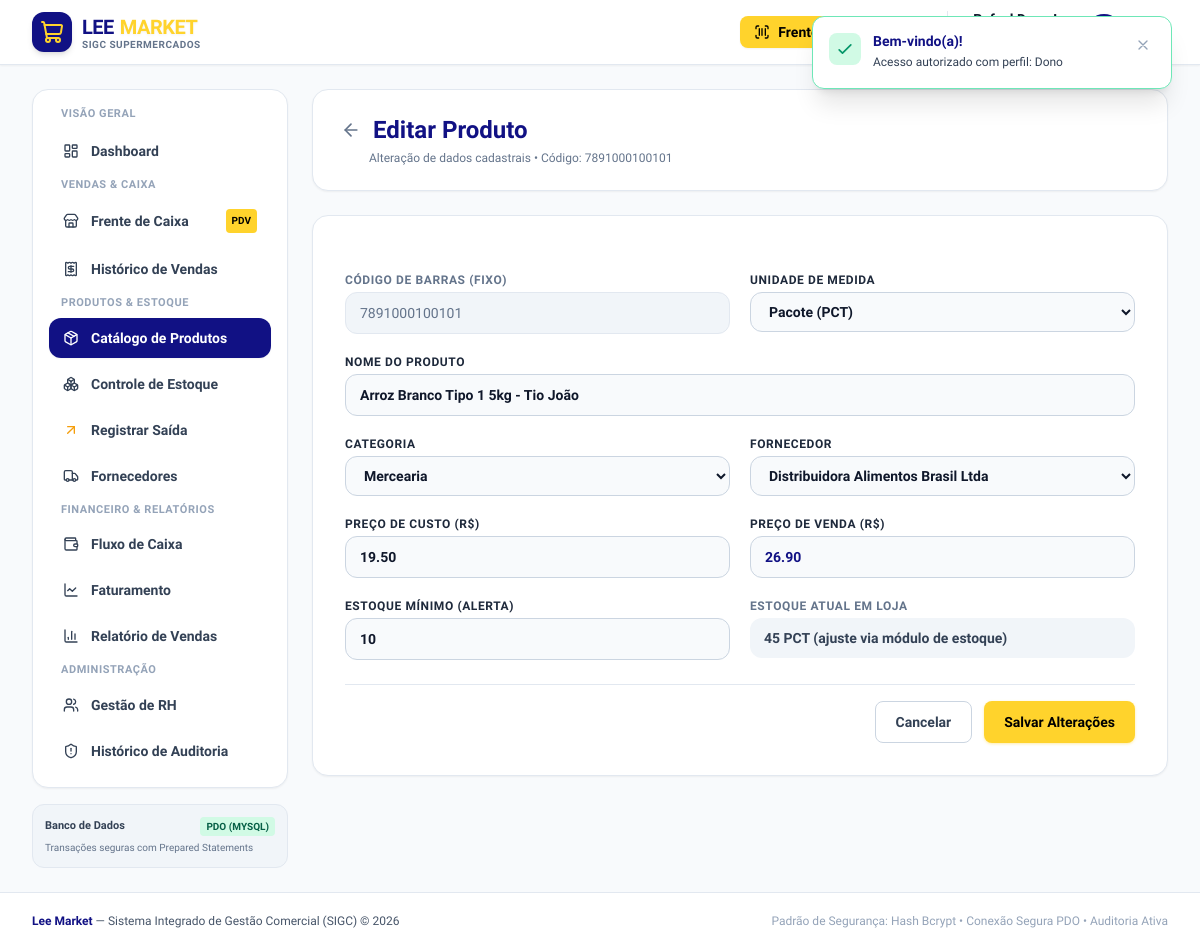
/modules/produtos/editar.php?id=1 (signed in), run on the app's committed database.
### tables this page shows
CREATE TABLE IF NOT EXISTS `produtos` (
  `id` INT AUTO_INCREMENT PRIMARY KEY,
  `codigo_barras` VARCHAR(50) NOT NULL UNIQUE,
  `nome` VARCHAR(150) NOT NULL,
  `categoria_id` INT NULL,
  `fornecedor_id` INT NULL,
  `preco_custo` DECIMAL(10,2) NOT NULL DEFAULT 0.00,
  `preco_venda` DECIMAL(10,2) NOT NULL,
  `estoque_atual` INT NOT NULL DEFAULT 0,
  `estoque_minimo` INT NOT NULL DEFAULT 5,
  `unidade_medida` VARCHAR(10) NOT NULL DEFAULT 'UN',
  `status` ENUM('ativo', 'inativo') NOT NULL DEFAULT 'ativo',
  `criado_em` DATETIME NOT NULL DEFAULT CURRENT_TIMESTAMP,
  `atualizado_em` DATETIME NOT NULL DEFAULT CURRENT_TIMESTAMP ON UPDATE CURRENT_TIMESTAMP,
  CONSTRAINT `fk_produtos_categoria` FOREIGN KEY (`categoria_id`) REFERENCES `categorias`(`id`) ON DELETE SET NULL,
  CONSTRAINT `fk_produtos_fornecedor` FOREIGN KEY (`fornecedor_id`) REFERENCES `fornecedores`(`id`) ON DELETE SET NULL
);

CREATE TABLE IF NOT EXISTS `categorias` (
  `id` INT AUTO_INCREMENT PRIMARY KEY,
  `nome` VARCHAR(100) NOT NULL,
  `descricao` TEXT NULL,
  `criado_em` DATETIME NOT NULL DEFAULT CURRENT_TIMESTAMP
);

CREATE TABLE IF NOT EXISTS `fornecedores` (
  `id` INT AUTO_INCREMENT PRIMARY KEY,
  `cnpj` VARCHAR(20) NOT NULL UNIQUE,
  `razao_social` VARCHAR(150) NOT NULL,
  `nome_fantasia` VARCHAR(150) NULL,
  `contato_nome` VARCHAR(100) NULL,
  `telefone` VARCHAR(20) NOT NULL,
  `email` VARCHAR(150) NOT NULL,
  `endereco` TEXT NULL,
  `status` ENUM('ativo', 'inativo') NOT NULL DEFAULT 'ativo',
  `criado_em` DATETIME NOT NULL DEFAULT CURRENT_TIMESTAMP
);

### includes/helpers.php (called while the page is built, shortened)
<?php
function base_url(string $path = ''): string {
    $scriptDir = str_replace('\\', '/', dirname($_SERVER['SCRIPT_NAME']));
    $subfolders = ['/modules/auth', '/modules/dashboard', '/modules/produtos', '/modules/estoque',
                   '/modules/vendas', '/modules/relatorios', '/modules/financeiro',
                   '/modules/fornecedores', '/modules/rh', '/modules/auditoria'];
    $base = $scriptDir;
    foreach ($subfolders as $sub) {
        if (str_ends_with($base, $sub)) {
            $base = substr($base, 0, -strlen($sub));
            break;
        }
    }
    $base = rtrim($base, '/');
    $cleanPath = ltrim($path, '/');
    return ($base ? $base : '') . ($cleanPath ? '/' . $cleanPath : '/');
}

### modules/produtos/editar.php (the view, shortened to what this page needs)
<?php
require_once __DIR__ . '/../../includes/helpers.php';
$pdo = getDBConnection();
$id = (int)($_GET['id'] ?? 0);
$stmt = $pdo->prepare("SELECT * FROM produtos WHERE id = ? LIMIT 1");
$stmt->execute([$id]);
$produto = $stmt->fetch();
$categorias = $pdo->query("SELECT * FROM categorias ORDER BY nome ASC")->fetchAll();
$fornecedores = $pdo->query("SELECT * FROM fornecedores WHERE status = 'ativo' ORDER BY razao_social ASC")->fetchAll();
require_once __DIR__ . '/../../includes/header.php';
require_once __DIR__ . '/../../includes/navbar.php';
?>
<div class="max-w-4xl mx-auto space-y-6">
    <div class="flex items-center justify-between bg-white p-5 sm:p-6 rounded-2xl border border-slate-200 shadow-sm">
        <div>
            <div class="flex items-center gap-2">
                <a href="<?= base_url('modules/produtos/index.php') ?>" class="p-1 rounded-lg hover:bg-slate-100 text-slate-500">
                    <i data-lucide="arrow-left" class="w-5 h-5"></i>
                </a>
                <h1 class="text-xl sm:text-2xl font-black text-[#111184]">Editar Produto</h1>
            </div>
            <p class="text-xs text-slate-500 mt-1 pl-8">Alteração de dados cadastrais &bull; Código: <?= htmlspecialchars($produto['codigo_barras']) ?></p>
        </div>
    </div>
    <form action="<?= base_url('modules/produtos/editar.php?id=' . $id) ?>" method="POST" class="bg-white p-6 sm:p-8 rounded-2xl border border-slate-200 shadow-sm space-y-6">
        <div class="grid grid-cols-1 sm:grid-cols-2 gap-5">
            <div>
                <label class="block text-xs font-bold text-slate-500 uppercase tracking-wider mb-1">Código de Barras (Fixo)</label>
                <input type="text" disabled value="<?= htmlspecialchars($produto['codigo_barras']) ?>" class="block w-full px-3.5 py-2.5 bg-slate-100 border border-slate-200 rounded-xl text-sm font-mono text-slate-500">
            </div>
            <div>
                <label for="unidade_medida" class="block text-xs font-bold text-slate-800 uppercase tracking-wider mb-1">Unidade de Medida</label>
                <select id="unidade_medida" name="unidade_medida" class="block w-full px-3.5 py-2.5 bg-slate-50 border border-slate-300 rounded-xl text-sm font-semibold">
                    <option value="PCT" <?= $produto['unidade_medida'] === 'PCT' ? 'selected' : '' ?>>Pacote (PCT)</option>
                </select>
            </div>
            <div class="sm:col-span-2">
                <label for="nome" class="block text-xs font-bold text-slate-800 uppercase tracking-wider mb-1">Nome do Produto</label>
                <input type="text" id="nome" name="nome" required value="<?= htmlspecialchars($produto['nome']) ?>" class="block w-full px-3.5 py-2.5 bg-slate-50 border border-slate-300 rounded-xl text-sm font-semibold">
            </div>
            <div>
                <label for="categoria_id" class="block text-xs font-bold text-slate-800 uppercase tracking-wider mb-1">Categoria</label>
                <select id="categoria_id" name="categoria_id" class="block w-full px-3.5 py-2.5 bg-slate-50 border border-slate-300 rounded-xl text-sm font-semibold">
                    <?php foreach ($categorias as $c): ?>
                        <option value="<?= $c['id'] ?>" <?= (int)$produto['categoria_id'] === (int)$c['id'] ? 'selected' : '' ?>>
                            <?= htmlspecialchars($c['nome']) ?>
                        </option>
                    <?php endforeach; ?>
                </select>
            </div>
            <div>
                <label for="fornecedor_id" class="block text-xs font-bold text-slate-800 uppercase tracking-wider mb-1">Fornecedor</label>
                <select id="fornecedor_id" name="fornecedor_id" class="block w-full px-3.5 py-2.5 bg-slate-50 border border-slate-300 rounded-xl text-sm font-semibold">
                    <?php foreach ($fornecedores as $f): ?>
                        <option value="<?= $f['id'] ?>" <?= (int)$produto['fornecedor_id'] === (int)$f['id'] ? 'selected' : '' ?>>
                            <?= htmlspecialchars($f['razao_social']) ?>
                        </option>
                    <?php endforeach; ?>
                </select>
            </div>
            <div>
                <label for="preco_custo" class="block text-xs font-bold text-slate-800 uppercase tracking-wider mb-1">Preço de Custo (R$)</label>
                <input type="number" step="0.01" id="preco_custo" name="preco_custo" value="<?= htmlspecialchars($produto['preco_custo']) ?>" class="block w-full px-3.5 py-2.5 bg-slate-50 border border-slate-300 rounded-xl text-sm font-semibold">
            </div>
            <div>
                <label for="preco_venda" class="block text-xs font-bold text-slate-800 uppercase tracking-wider mb-1">Preço de Venda (R$)</label>
                <input type="number" step="0.01" id="preco_venda" name="preco_venda" required value="<?= htmlspecialchars($produto['preco_venda']) ?>" class="block w-full px-3.5 py-2.5 bg-slate-50 border border-slate-300 rounded-xl text-sm font-black text-[#111184]">
            </div>
            <div>
                <label for="estoque_minimo" class="block text-xs font-bold text-slate-800 uppercase tracking-wider mb-1">Estoque Mínimo (Alerta)</label>
                <input type="number" min="1" id="estoque_minimo" name="estoque_minimo" value="<?= htmlspecialchars($produto['estoque_minimo']) ?>" class="block w-full px-3.5 py-2.5 bg-slate-50 border border-slate-300 rounded-xl text-sm font-semibold">
            </div>
            <div>
                <label class="block text-xs font-bold text-slate-500 uppercase tracking-wider mb-1">Estoque Atual em Loja</label>
                <div class="px-3.5 py-2.5 bg-slate-100 rounded-xl text-sm font-bold text-slate-700">
                    <?= $produto['estoque_atual'] ?> <?= $produto['unidade_medida'] ?> (ajuste via módulo de estoque)
                </div>
            </div>
        </div>
        <div class="pt-4 border-t border-slate-200 flex justify-end gap-3">
            <a href="<?= base_url('modules/produtos/index.php') ?>" class="px-5 py-2.5 rounded-lg border border-slate-300 text-slate-700 font-bold hover:bg-slate-50 transition text-sm">
                Cancelar
            </a>
            <button type="submit" class="btn-lee-accent text-sm">
                Salvar Alterações
            </button>
        </div>
    </form>
</div>
<?php require_once __DIR__ . '/../../includes/footer.php'; ?>

### assets/css/custom.css (style rules this page uses)
:root { --color-primary: #111184; --color-primary-hover: #0c0c66; --color-primary-light: #ececfb; --color-accent: #FFD32C; --color-accent-hover: #e6bd1f; --color-accent-text: #000000; --color-bg: #FFFFFF; --color-text: #000000; --color-card-bg: #FFFFFF; --color-border: #e2e8f0; }
*, html, body, input, button, select, textarea, table, th, td, h1, h2, h3, h4, h5, h6, p, span, a { font-family: 'Isometra', system-ui, -apple-system, BlinkMacSystemFont, 'Segoe UI', Roboto, Helvetica, Arial, sans-serif !important; }
body { background-color: #F8FAFC; color: var(--color-text); -webkit-font-smoothing: antialiased; -moz-osx-font-smoothing: grayscale; }
.btn-lee-accent { background-color: #FFD32C; color: #000000; font-weight: 700; padding: 0.625rem 1.25rem; border-radius: 0.5rem; display: inline-flex; align-items: center; justify-content: center; gap: 0.5rem; transition: all 0.2s ease-in-out; box-shadow: 0 1px 3px 0 rgba(255, 211, 44, 0.4); }

### data on the page
produtos: codigo_barras "7891000100101", unidade_medida "Pacote (PCT)", nome "Arroz Branco Tipo 1 5kg - Tio João", categoria_id "Mercearia", fornecedor_id "Distribuidora Alimentos Brasil Ltda", preco_custo "19.50", preco_venda "26.90", estoque_minimo "10", estoque_atual "45", unidade_medida "PCT"

### other printed values
getDBDriver() "MYSQL"
